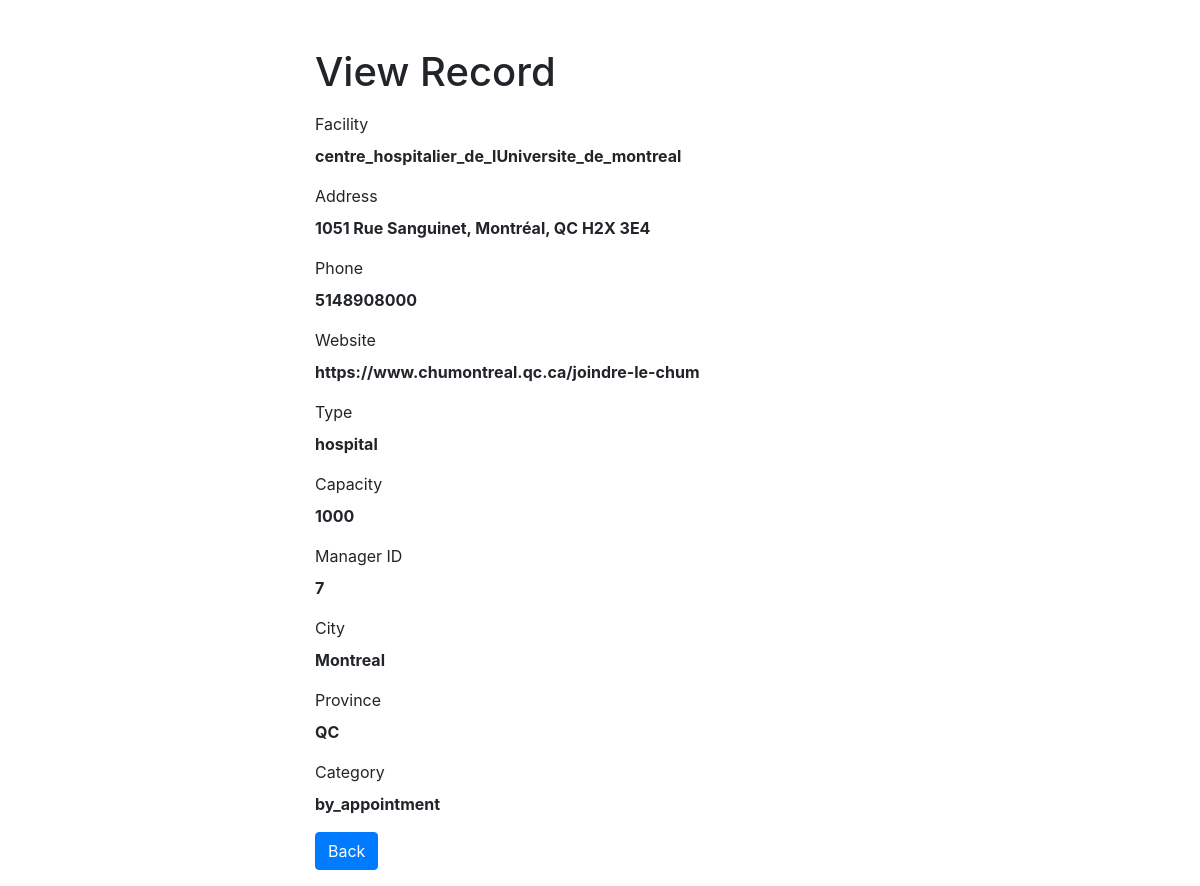
/php/facility/read.php?name=centre_hospitalier_de_lUniversite_de_montreal, run on the app's committed database.
### tables this page shows
CREATE TABLE `facility` (
  `name` varchar(255) NOT NULL,
  `address` varchar(255) NOT NULL,
  `phone` varchar(10) DEFAULT NULL,
  `website` varchar(255) DEFAULT NULL,
  `type` enum('hospital','clinic','special_installment') NOT NULL,
  `capacity` int NOT NULL,
  `manager` int DEFAULT NULL,
  `city` varchar(255) DEFAULT NULL,
  `province` varchar(255) DEFAULT NULL,
  `category` enum('by_appointment','walk_in') NOT NULL,
  PRIMARY KEY (`name`),
  KEY `manager` (`manager`),
  CONSTRAINT `facility_ibfk_1` FOREIGN KEY (`manager`) REFERENCES `person` (`person_id`)
);

### php/facility/read.php (the view, shortened to what this page needs)
<?php
if (isset($_GET["name"]) && !empty(trim($_GET["name"]))) {
    $link = connect();
    $sql = "SELECT * FROM facility WHERE name = ? ";
    if ($stmt = mysqli_prepare($link, $sql)) {
        mysqli_stmt_bind_param($stmt, "s", $param_name, );
        if (mysqli_stmt_execute($stmt)) {
            $result = mysqli_stmt_get_result($stmt);
            if (mysqli_num_rows($result) == 1) {
                $row = mysqli_fetch_array($result, MYSQLI_ASSOC);
            } else {
                header("location: error.php");
                exit();
            }
        } else {
            echo "Oops! Something went wrong. Please try again later.";
        }
    }
} else {
    header("location: error.php");
    exit();
}
?>
<!DOCTYPE html>
<html lang="en">
<head>
    <link rel="stylesheet" href="https://stackpath.bootstrapcdn.com/bootstrap/4.5.2/css/bootstrap.min.css">
</head>
<body>
    <div class="wrapper">
        <div class="container-fluid">
            <div class="row">
                <div class="col-md-12">
                    <h1 class="mt-5 mb-3">View Record</h1>
                    <div class="form-group">
                        <label>Facility</label>
                        <p><b><?php echo $row["name"]; ?></b></p>
                    </div>
                    <div class="form-group">
                        <label>Address</label>
                        <p><b><?php echo $row["address"]; ?></b></p>
                    </div>
                    <div class="form-group">
                        <label>Phone</label>
                        <p><b><?php echo $row["phone"]; ?></b></p>
                    </div>
                    <div class="form-group">
                        <label>Website</label>
                        <p><b><?php echo $row["website"]; ?></b></p>
                    </div>
                    <div class="form-group">
                        <label>Type</label>
                        <p><b><?php echo $row["type"]; ?></b></p>
                    </div>
                    <div class="form-group">
                        <label>Capacity</label>
                        <p><b><?php echo $row["capacity"]; ?></b></p>
                    </div>
                    <div class="form-group">
                        <label>Manager ID</label>
                        <p><b><?php echo $row["manager"]; ?></b></p>
                    </div>
                    <div class="form-group">
                        <label>City</label>
                        <p><b><?php echo $row["city"]; ?></b></p>
                    </div>
                    <div class="form-group">
                        <label>Province</label>
                        <p><b><?php echo $row["province"]; ?></b></p>
                    </div>
                    <div class="form-group">
                        <label>Category</label>
                        <p><b><?php echo $row["category"]; ?></b></p>
                    </div>
                    <p><a href="facility.php" class="btn btn-primary">Back</a></p>
                </div>
            </div>
        </div>
    </div>
</body>
</html>

### php/facility/read.php (style rules this page uses)
.wrapper { width: 600px; margin: 0 auto; }

### data on the page
facility: name "centre_hospitalier_de_lUniversite_de_montreal", address "1051 Rue Sanguinet, Montréal, QC H2X 3E4", phone "5148908000", website "https://www.chumontreal.qc.ca/joindre-le-chum", type "hospital", capacity "1000", manager "7", city "Montreal", province "QC", category "by_appointment"
